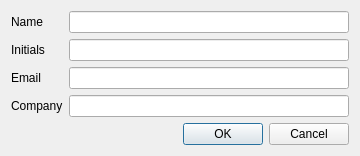
<?xml version="1.0" encoding="UTF-8"?>
<ui version="4.0">
 <class>EngineerDialog</class>
 <widget class="QDialog" name="EngineerDialog">
  <property name="windowTitle"><string>Engineer</string></property>
  <property name="minimumSize"><size><width>360</width><height>0</height></size></property>
  <layout class="QVBoxLayout" name="verticalLayout">
   <item>
    <layout class="QFormLayout" name="formLayout">
     <item row="0" column="0"><widget class="QLabel" name="labelName"><property name="text"><string>Name</string></property></widget></item>
     <item row="0" column="1"><widget class="QLineEdit" name="nameEdit"/></item>
     <item row="1" column="0"><widget class="QLabel" name="labelInitials"><property name="text"><string>Initials</string></property></widget></item>
     <item row="1" column="1"><widget class="QLineEdit" name="initialsEdit"/></item>
     <item row="2" column="0"><widget class="QLabel" name="labelEmail"><property name="text"><string>Email</string></property></widget></item>
     <item row="2" column="1"><widget class="QLineEdit" name="emailEdit"/></item>
     <item row="3" column="0"><widget class="QLabel" name="labelCompany"><property name="text"><string>Company</string></property></widget></item>
     <item row="3" column="1"><widget class="QLineEdit" name="companyEdit"/></item>
    </layout>
   </item>
   <item>
    <widget class="QDialogButtonBox" name="buttonBox">
     <property name="standardButtons"><set>QDialogButtonBox::Cancel|QDialogButtonBox::Ok</set></property>
    </widget>
   </item>
  </layout>
 </widget>
 <resources/><connections/>
</ui>
